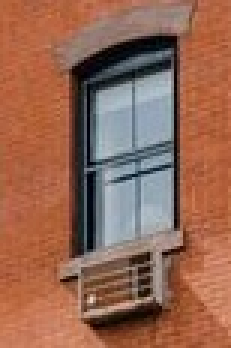
#> input picture group 414/lab2/MandrykBorys/image2.jpg, 77 x 116 px, found by its file name (shown 3 times larger)
$ jupyter execute --allow-errors lab2.ipynb   (shell and % lines are left out)
#> lines starting #> are read from the running program, lines starting #| are printed output that depends on the picture
[cell 1]
import numpy as np
import cv2 as cv
import matplotlib.pyplot as plt

[cell 2]
img1 = cv.cvtColor(cv.imread('image2.jpg'), cv.COLOR_BGR2RGB)
#> (the rest of this cell did not finish here and is left out)

[cell 3]
def showImage(img):
    plt.figure(figsize=(15, 10))
    plt.axis('off')
    plt.imshow(img)

    plt.show()

[cell 4]
def hamming_distance(d1, d2):
    if len(d1) != len(d2):
        return -1
    return sum(el1 != el2 for el1, el2 in zip(d1, d2)) / len(d1)

[cell 5]
def custom_match(image1, image2):
    brisk = cv.BRISK_create()
    kp1, des1 = brisk.detectAndCompute(image1, None)
    kp2, des2 = brisk.detectAndCompute(image2, None)

    matches = []
    for i, d1 in enumerate(des1):
        for j, d2 in enumerate(des2):
            matches.append(cv.DMatch(_queryIdx=i, _trainIdx=j,  _distance=hamming_distance(d1,d2), _imgIdx=0))

    matches = sorted(matches, key=lambda x: x.distance)


    showImage(cv.drawMatches(image1, kp1, image2, kp2, matches[:20], None, flags=2))

[cell 6]
def bf_match(image1, image2):
    brisk = cv.BRISK_create()
    kp1, des1 = brisk.detectAndCompute(image1, None)
    kp2, des2 = brisk.detectAndCompute(image2, None)

    bf = cv.BFMatcher(cv.NORM_HAMMING, crossCheck=True)
    matches = bf.match(des1,des2)
    matches = sorted(matches, key = lambda x:x.distance)

    showImage(cv.drawMatches(image1, kp1, image2, kp2, matches[:20], None, flags=2))

#> (a cell that did not finish here is left out)

[cell 8]
imag1 = cv.rotate(img1, cv.ROTATE_90_CLOCKWISE)
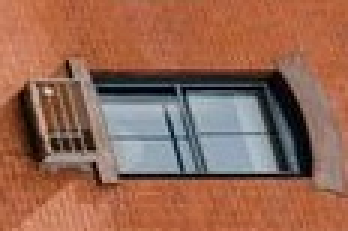
#> imag1: shape (77, 116, 3) (shown 3 times larger); mean R, G, B 149.4, 102.9, 83.4

[cell 9]
custom_match(img1,imag1)
#> in custom_match, `kp1, des1 = brisk.detectAndCompute(image1, None)`: kp1 = 51 keypoints; strongest (x, y, size): (54, 84, 11), (49, 85, 10.9), (30, 82, 12.2), (47, 84, 16.9)
#> in custom_match, `kp2, des2 = brisk.detectAndCompute(image2, None)`: kp2 = 49 keypoints; strongest (x, y, size): (31, 55, 11.8), (30, 49, 10.9), (30, 47, 14.4), (33, 30, 12.3)
#> the loop in custom_match, `for i, d1 in enumerate(des1):` made 51 passes
#> after the loop in custom_match, `for i, d1 in enumerate(des1):`: matches = 2499 matches
#> in showImage, `plt.show()`:
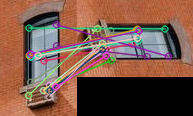
#> shown: shape (116, 193, 3); mean R, G, B 121.7, 85.9, 71.9
